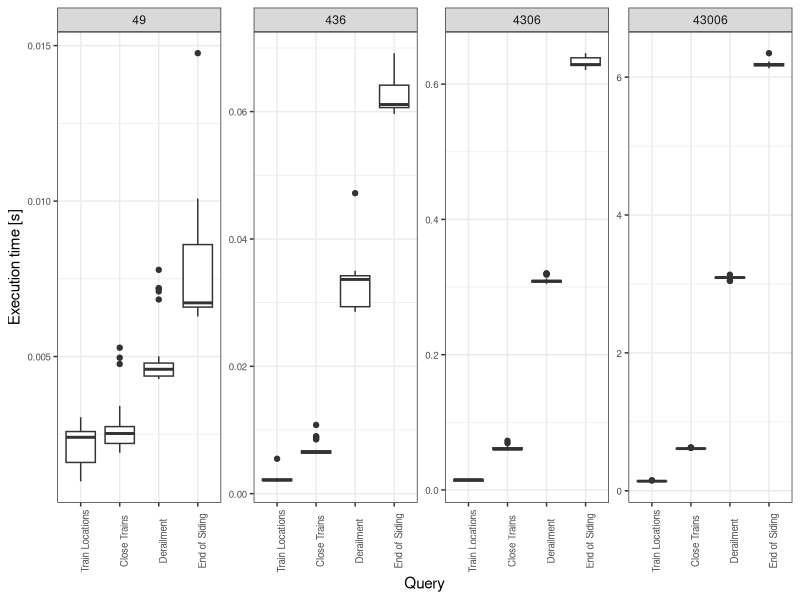
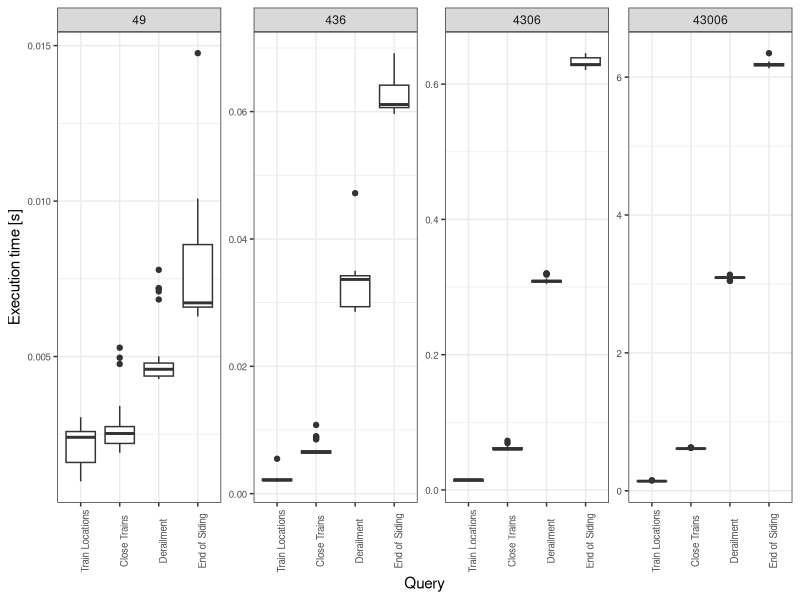

Source code (R) for these figures, in order:
library(tidyverse)

wide <- read_csv("local-bbb-runtimes.csv")
long <-
  gather(wide, run, time,-c(query, allocation, size, elements))

long$query = factor(long$query,
                    levels = c("Train Locations", "Close Trains", "Derailment", "End of Siding"))

exectimes = ggplot(long) +
  geom_boxplot(aes_string(x = "query", y = "time")) +
  facet_wrap(facets = long$elements,
             scale = "free_y",
             ncol = 4) +
  xlab("Query") +
  ylab("Execution time [s]") +
  theme_bw() +
  theme(axis.text = element_text(size = 7),
        axis.text.x = element_text(angle = 90))

exectimes

ggsave(
  plot = exectimes,
  file = "modes-execution-times-plot.pdf",
  width = 200,
  height = 70,
  units = "mm"
)
